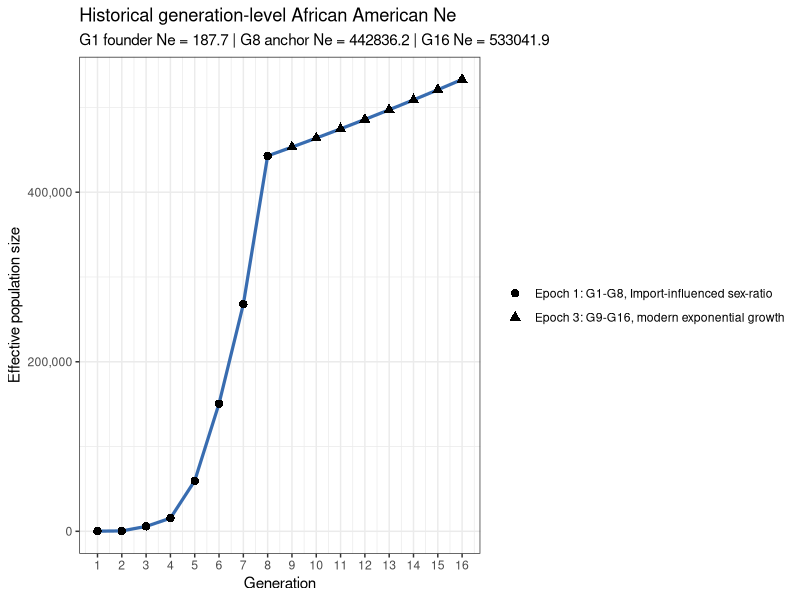
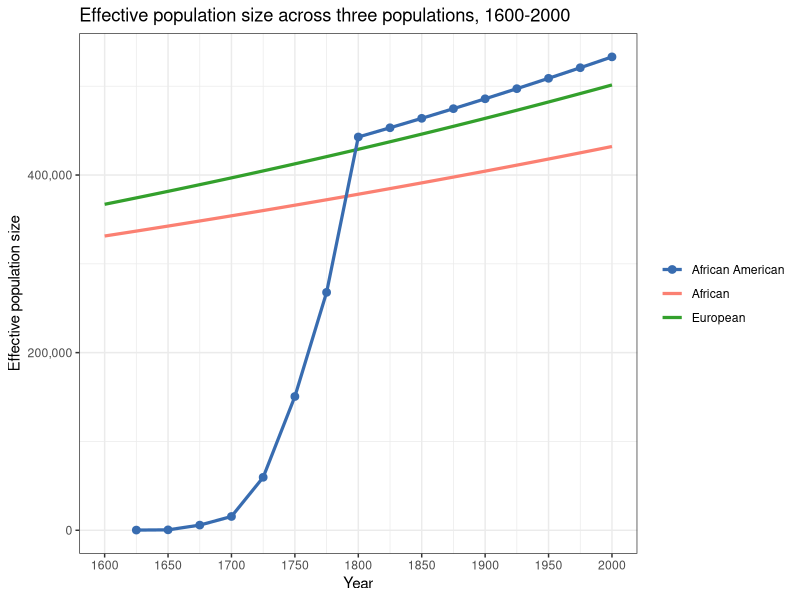
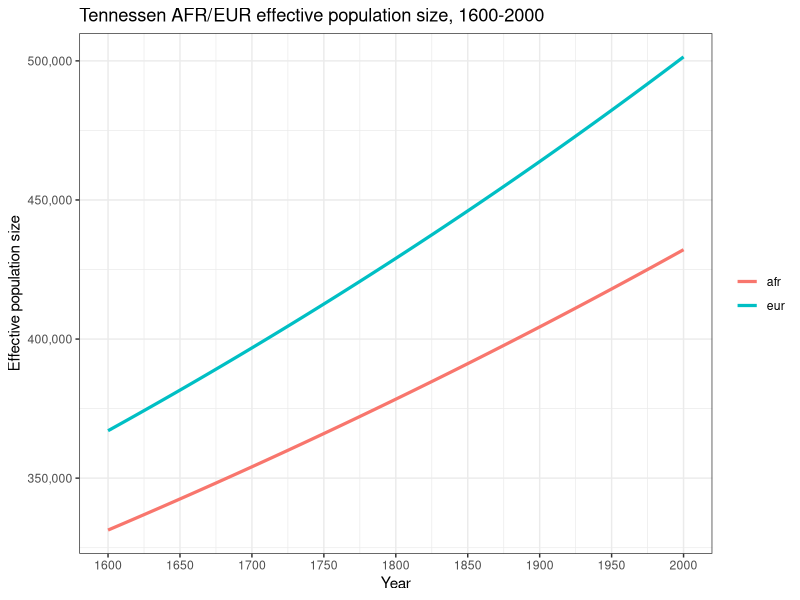

Write R code to recreate these figures, in order.
# ______________________________________________________________________________
# Aydin Karatas
# ___
# University of Southern California
# Department of Quantitative and Computational Biology
# Mooney Lab
# ___
# calc.3T.Ne.R
# ______________________________________________________________________________


library(tidyverse)

# functions ----
# compute the founder effective pop size from a founder census size.
# `founder.count` is the total founder count and `female.proportion` is the
# fraction of founders that are female.
calc.founder.ne <- function(founder.count, female.proportion) {
  female.count <- founder.count * female.proportion
  male.count <- founder.count - female.count

  if (female.count <= 0 || male.count <= 0) {
    return(0)
  }

  4 * female.count * male.count / (female.count + male.count)
}

# validate that a given value is a single non-negative whole generation.
# `value` is the candidate input and `name` is used in the error message.
validate.whole.generation.count <- function(value, name) {
  if (
    length(value) != 1 ||
      is.na(value) ||
      !is.finite(value) ||
      value != as.integer(value) ||
      value < 0
  ) {
    stop(name, " must be a non-negative whole generation count", call. = FALSE)
  }

  as.integer(value)
}

# build a generation sequence that can be empty when the requested length is 0.
# `start` is the first generation in the block and `len` is the block length.
build.generation.block <- function(start, len) {
  if (len == 0) {
    return(integer(0))
  }

  seq.int(start, start + len - 1L)
}

# return an explicit argument when provided, otherwise pull the default.
# `value` is the user-supplied override, `name` is the default binding name,
# and `defaults.env` is the environment that stores the fallback value.
resolve.default.param <- function(value, name, defaults.env) {
  if (!is.null(value)) {
    return(value)
  }

  get(name, envir = defaults.env)
}

# build the generation layout for the three epochs.
# `epoch.*.len` are the epoch lengths, `gen.time` and `present.year` define the
#  timeline, and `start.year` sets the first generation boundary.
calc.epoch.config <- function(
    epoch.1.len,
    epoch.2.len,
    epoch.3.len,
    gen.time,
    present.year,
    start.year = 1600
) {
  epoch.1.len <- validate.whole.generation.count(
    epoch.1.len,
    "epoch.1.len"
  )
  epoch.2.len <- validate.whole.generation.count(
    epoch.2.len,
    "epoch.2.len"
  )
  epoch.3.len <- validate.whole.generation.count(
    epoch.3.len,
    "epoch.3.len"
  )

  year.span <- present.year - start.year
  total.generations <- year.span / gen.time

  if (total.generations != as.integer(total.generations)) {
    stop(
      "present.year - 1600 must be divisible by gen.time",
      call. = FALSE
    )
  }

  total.generations <- as.integer(total.generations)
  total.epoch.len <- epoch.1.len + epoch.2.len + epoch.3.len

  if (total.epoch.len != total.generations) {
    stop(
      "total epoch length must equal (present.year - 1600) / gen.time",
      call. = FALSE
    )
  }

  epoch.1.generations <- build.generation.block(1L, epoch.1.len)
  epoch.2.generations <- build.generation.block(epoch.1.len + 1L, epoch.2.len)
  epoch.3.first.generation <- if (epoch.3.len == 0) {
    NA_integer_
  } else {
    epoch.1.len + epoch.2.len + 1L
  }
  epoch.3.generations <- build.generation.block(
    epoch.1.len + epoch.2.len + 1L,
    epoch.3.len
  )

  epoch.3.anchor.generation <- NA_integer_

  if (epoch.3.len > 0) {
    if (epoch.2.len > 0) {
      epoch.3.anchor.generation <- max(epoch.2.generations)
    } else if (epoch.1.len > 0) {
      epoch.3.anchor.generation <- max(epoch.1.generations)
    } else {
      stop(
        "epoch 3 requires a prior non-empty epoch to provide an anchor",
        call. = FALSE
      )
    }
  }

  list(
    epoch.1.len = epoch.1.len,
    epoch.2.len = epoch.2.len,
    epoch.3.len = epoch.3.len,
    total.generations = total.generations,
    final.generation = total.generations,
    epoch.1.generations = epoch.1.generations,
    epoch.1.sex.generations = epoch.1.generations[epoch.1.generations >= 2],
    epoch.2.generations = epoch.2.generations,
    epoch.2.parental.generations = epoch.2.generations[
      epoch.2.generations >= 2
    ],
    epoch.3.generations = epoch.3.generations,
    epoch.3.first.generation = epoch.3.first.generation,
    epoch.3.anchor.generation = epoch.3.anchor.generation
  )
}

# create the African and European ancestry proportions by generation.
# `epoch.config` controls the generation grid, `mooney.cg` the proportion of
# non-European ancestry that is African in epoch-1, and the remaining arguments
# define the fixed mixture proportions in each following epoch.
build.mixing.props <- function(
    epoch.config,
    mooney.cg,
    epoch.1.eur.prop,
    epoch.2.afr.prop,
    epoch.2.eur.prop,
    epoch.3.afr.prop,
    epoch.3.eur.prop
) {
  if (epoch.config$epoch.1.len > length(mooney.cg)) {
    stop("epoch.1.len cannot exceed length(mooney.cg)", call. = FALSE)
  }

  s.eur <- c(
    rep(epoch.1.eur.prop, epoch.config$epoch.1.len),
    rep(epoch.2.eur.prop, epoch.config$epoch.2.len),
    rep(epoch.3.eur.prop, epoch.config$epoch.3.len)
  )
  s.afr <- c(
    (1 - epoch.1.eur.prop) * mooney.cg[seq_len(epoch.config$epoch.1.len)],
    rep(epoch.2.afr.prop, epoch.config$epoch.2.len),
    rep(epoch.3.afr.prop, epoch.config$epoch.3.len)
  )

  if (
    length(s.eur) != epoch.config$total.generations ||
      length(s.afr) != epoch.config$total.generations
  ) {
    stop("AA.mixing.props vectors must not recycle", call. = FALSE)
  }

  tibble(
    g = seq_len(epoch.config$total.generations),
    s.afr = s.afr,
    s.eur = s.eur,
    h = pmax(1 - s.afr - s.eur, 0)
  )
}

# intersect generation windows with historical periods and measure coverage.
# `window.tbl` is the generation map and `hacker.tbl` is the historical  period
# table with start and end years.
calc.period.overlaps <- function(window.tbl, hacker.tbl) {
  merge(window.tbl, hacker.tbl, by = NULL) %>%
    as_tibble() %>%
    mutate(
      period.length = end.year - start.year,
      overlap.start.year = pmax(window.start.year, start.year),
      overlap.end.year = pmin(window.end.year, end.year),
      overlap.years = pmax(0, overlap.end.year - overlap.start.year),
      overlap.weight = overlap.years / period.length
    ) %>%
    filter(overlap.years > 0) %>%
    arrange(generation, start.year)
}

# estimate population size at a year by interpolating inside a period.
# `year` is the target year to query and `hacker.tbl` contains the period
# boundaries plus beginning and ending population sizes.
calc.boundary.population <- function(year, hacker.tbl) {
  if (is.na(year)) {
    return(NA_real_)
  }

  if (year < min(hacker.tbl$start.year) || year > max(hacker.tbl$end.year)) {
    return(NA_real_)
  }

  period.idx <- which(
    hacker.tbl$start.year <= year & hacker.tbl$end.year >= year
  )
  period.idx <- period.idx[length(period.idx)]
  period.row <- hacker.tbl[period.idx, ]
  period.length <- period.row$end.year - period.row$start.year
  period.frac <- (year - period.row$start.year) / period.length

  period.row$pop.beginning +
    period.frac * (period.row$pop.end - period.row$pop.beginning)
}

# add a readable epoch label to each generation row.
# `AA.ne` is the analysis table and `epoch.config` supplies the generation
# ranges used to assign the three epoch labels.
make.epoch.labels <- function(AA.ne, epoch.config) {
  epoch.1.label <- if (length(epoch.config$epoch.1.generations) > 0) {
    paste0(
      "Epoch 1: G",
      min(epoch.config$epoch.1.generations),
      "-G",
      max(epoch.config$epoch.1.generations),
      ", Import-influenced sex-ratio"
    )
  } else {
    NA_character_
  }
  epoch.2.label <- if (length(epoch.config$epoch.2.generations) > 0) {
    paste0(
      "Epoch 2: G",
      min(epoch.config$epoch.2.generations),
      "-G",
      max(epoch.config$epoch.2.generations),
      ", WF assumptions"
    )
  } else {
    NA_character_
  }
  epoch.3.label <- if (length(epoch.config$epoch.3.generations) > 0) {
    paste0(
      "Epoch 3: G",
      min(epoch.config$epoch.3.generations),
      "-G",
      max(epoch.config$epoch.3.generations),
      ", modern exponential growth"
    )
  } else {
    NA_character_
  }

  AA.ne %>%
    mutate(
      epoch = case_when(
        generation %in% epoch.config$epoch.1.generations ~ epoch.1.label,
        generation %in% epoch.config$epoch.2.generations ~ epoch.2.label,
        generation %in% epoch.config$epoch.3.generations ~ epoch.3.label
      )
    )
}

# check that the derived tables are internally consistent before returning.
# `AA.ne`, `AA.overlap`, and `AA.mixing.props` are the computed outputs, while
# the remaining arguments provide the timeline and boundary checks.
validate.analysis.outputs <- function(
    AA.ne,
    AA.overlap,
    AA.mixing.props,
    epoch.config,
    hacker.start.year,
    gen.time,
    present.year
) {
  stopifnot(
    identical(
      sort(AA.ne$generation),
      seq_len(epoch.config$total.generations)
    ),
    nrow(AA.mixing.props) == epoch.config$total.generations,
    identical(AA.mixing.props$g, seq_len(epoch.config$total.generations)),
    all(AA.ne$generation.window.years == gen.time),
    AA.ne$aggregation.start.year[1] == hacker.start.year,
    AA.ne$generation.end.year[epoch.config$final.generation] == present.year,
    all(AA.overlap$overlap.weight > 0),
    all(AA.overlap$overlap.weight <= 1),
    all(!is.na(AA.ne$female.total[epoch.config$epoch.1.sex.generations])),
    all(!is.na(AA.ne$male.total[epoch.config$epoch.1.sex.generations])),
    all(
      !is.na(
        AA.ne$parental.population[epoch.config$epoch.2.parental.generations]
      )
    ),
    all(!is.na(AA.ne$k[epoch.config$epoch.2.generations])),
    all(
      grepl(
        "^Epoch 3:",
        AA.ne$epoch[epoch.config$epoch.3.generations]
      )
    ),
    all(is.finite(AA.ne$ne)),
    all(AA.ne$ne > 0)
  )
}

# compute the full AA Ne analysis and return every intermediate table.
# the scalar arguments control the demographic timeline, founders, and epoch
# settings, while `mooney.cg` and `hacker.tbl` provide the input data.
calc.aa.ne.results <- function(
    gen.time = NULL,
    hacker.start.year = NULL,
    hacker.end.year = NULL,
    present.year = NULL,
    epoch.1.len = NULL,
    epoch.2.len = NULL,
    epoch.3.len = NULL,
    afr.founder.count = NULL,
    afr.female.proportion = NULL,
    eur.founder.count = NULL,
    eur.female.proportion = NULL,
    epoch.3.growth.rate = NULL,
    mooney.cg = NULL,
    epoch.1.eur.prop = NULL,
    epoch.2.afr.prop = NULL,
    epoch.2.eur.prop = NULL,
    epoch.3.afr.prop = NULL,
    epoch.3.eur.prop = NULL,
    hacker.tbl = NULL
) {
  defaults.env <- parent.env(environment())
  gen.time <- resolve.default.param(gen.time, "gen.time", defaults.env)
  hacker.start.year <- resolve.default.param(
    hacker.start.year,
    "hacker.start.year",
    defaults.env
  )
  hacker.end.year <- resolve.default.param(
    hacker.end.year,
    "hacker.end.year",
    defaults.env
  )
  present.year <- resolve.default.param(
    present.year,
    "present.year",
    defaults.env
  )
  epoch.1.len <- resolve.default.param(
    epoch.1.len,
    "epoch.1.len",
    defaults.env
  )
  epoch.2.len <- resolve.default.param(
    epoch.2.len,
    "epoch.2.len",
    defaults.env
  )
  epoch.3.len <- resolve.default.param(
    epoch.3.len,
    "epoch.3.len",
    defaults.env
  )
  afr.founder.count <- resolve.default.param(
    afr.founder.count,
    "afr.founder.count",
    defaults.env
  )
  afr.female.proportion <- resolve.default.param(
    afr.female.proportion,
    "afr.female.proportion",
    defaults.env
  )
  eur.founder.count <- resolve.default.param(
    eur.founder.count,
    "eur.founder.count",
    defaults.env
  )
  eur.female.proportion <- resolve.default.param(
    eur.female.proportion,
    "eur.female.proportion",
    defaults.env
  )
  epoch.3.growth.rate <- resolve.default.param(
    epoch.3.growth.rate,
    "epoch.3.growth.rate",
    defaults.env
  )
  mooney.cg <- resolve.default.param(mooney.cg, "mooney.cg", defaults.env)
  epoch.1.eur.prop <- resolve.default.param(
    epoch.1.eur.prop,
    "epoch.1.eur.prop",
    defaults.env
  )
  epoch.2.afr.prop <- resolve.default.param(
    epoch.2.afr.prop,
    "epoch.2.afr.prop",
    defaults.env
  )
  epoch.2.eur.prop <- resolve.default.param(
    epoch.2.eur.prop,
    "epoch.2.eur.prop",
    defaults.env
  )
  epoch.3.afr.prop <- resolve.default.param(
    epoch.3.afr.prop,
    "epoch.3.afr.prop",
    defaults.env
  )
  epoch.3.eur.prop <- resolve.default.param(
    epoch.3.eur.prop,
    "epoch.3.eur.prop",
    defaults.env
  )
  hacker.tbl <- resolve.default.param(hacker.tbl, "hacker.tbl", defaults.env)

  epoch.config <- calc.epoch.config(
    epoch.1.len = epoch.1.len,
    epoch.2.len = epoch.2.len,
    epoch.3.len = epoch.3.len,
    gen.time = gen.time,
    present.year = present.year
  )

  AA.mixing.props <- build.mixing.props(
    epoch.config = epoch.config,
    mooney.cg = mooney.cg,
    epoch.1.eur.prop = epoch.1.eur.prop,
    epoch.2.afr.prop = epoch.2.afr.prop,
    epoch.2.eur.prop = epoch.2.eur.prop,
    epoch.3.afr.prop = epoch.3.afr.prop,
    epoch.3.eur.prop = epoch.3.eur.prop
  )

  AA.hacker.tbl <- hacker.tbl %>%
    mutate(
      start.year = as.numeric(sub("-.*", "", period)),
      end.year = as.numeric(sub(".*-", "", period))
    ) %>%
    select(
      period,
      start.year,
      end.year,
      person.years.lived,
      assumed.birth.rate,
      imported,
      births,
      pop.beginning,
      pop.end
    )

  AA.generation.map <- tibble(
    generation = seq_len(epoch.config$total.generations),
    generation.start.year = seq(
      1600,
      present.year - gen.time,
      by = gen.time
    ),
    generation.end.year = generation.start.year + gen.time,
    generation.window.years = generation.end.year - generation.start.year,
    window.start.year = generation.start.year,
    window.end.year = generation.end.year
  )

  AA.overlap <- calc.period.overlaps(
    AA.generation.map,
    AA.hacker.tbl
  ) %>%
    select(
      generation,
      generation.start.year,
      generation.end.year,
      period,
      start.year,
      end.year,
      overlap.start.year,
      overlap.end.year,
      overlap.years,
      overlap.weight,
      imported,
      births,
      assumed.birth.rate,
      person.years.lived
    )

  AA.agg <- AA.overlap %>%
    group_by(generation, generation.start.year, generation.end.year) %>%
    summarise(
      periods = paste(period, collapse = ", "),
      imported = sum(imported * overlap.weight, na.rm = TRUE),
      births = sum(births * overlap.weight, na.rm = TRUE),
      birth.rate = weighted.mean(
        assumed.birth.rate,
        person.years.lived * overlap.weight,
        na.rm = TRUE
      ),
      aggregation.start.year = min(overlap.start.year),
      aggregation.end.year = max(overlap.end.year),
      hacker.window.years = sum(overlap.years),
      .groups = "drop"
    )

  AA.agg <- AA.generation.map %>%
    select(
      generation,
      generation.start.year,
      generation.end.year,
      generation.window.years
    ) %>%
    left_join(
      AA.agg,
      by = c("generation", "generation.start.year", "generation.end.year")
    ) %>%
    mutate(
      population.boundary.year = if_else(
        generation.start.year < hacker.end.year,
        pmin(generation.end.year, hacker.end.year),
        NA_real_
      ),
      pop.end = map_dbl(
        population.boundary.year,
        calc.boundary.population,
        hacker.tbl = AA.hacker.tbl
      ),
      is.truncated = !is.na(hacker.window.years) &
        hacker.window.years < generation.window.years
    )

  AA.ne <- AA.agg %>%
    arrange(generation) %>%
    mutate(
      population.at.generation.start = map_dbl(
        generation.start.year,
        calc.boundary.population,
        hacker.tbl = AA.hacker.tbl
      ),
      prev.births = dplyr::lag(births),
      previous.birth.periods = NA_character_,
      births.in.previous.25.years = NA_real_,
      female.imported = if_else(
        generation %in% epoch.config$epoch.1.sex.generations,
        ceiling(imported / 3),
        NA_real_
      ),
      male.imported = if_else(
        generation %in% epoch.config$epoch.1.sex.generations,
        floor(2 * imported / 3),
        NA_real_
      ),
      female.potential = if_else(
        generation %in% epoch.config$epoch.1.sex.generations,
        0.5 * prev.births,
        NA_real_
      ),
      male.potential = if_else(
        generation %in% epoch.config$epoch.1.sex.generations,
        0.5 * prev.births,
        NA_real_
      ),
      female.total = female.imported + female.potential,
      male.total = male.imported + male.potential,
      adult.population.age25.proxy = NA_real_,
      parental.population = if_else(
        generation %in% epoch.config$epoch.2.generations,
        prev.births,
        NA_real_
      ),
      parental.population.method = if_else(
        generation %in% epoch.config$epoch.2.generations,
        "previous-generation births",
        NA_character_
      ),
      k = if_else(
        generation %in% epoch.config$epoch.2.generations,
        gen.time * birth.rate / 1000,
        NA_real_
      )
    )

  ne.g1 <- calc.founder.ne(
    afr.founder.count,
    afr.female.proportion
  ) +
    calc.founder.ne(
      eur.founder.count,
      eur.female.proportion
    )

  AA.ne <- AA.ne %>%
    mutate(
      ne = case_when(
        generation == 1 ~ ne.g1,
        generation %in% epoch.config$epoch.1.sex.generations ~
          4 * female.total * male.total / (female.total + male.total),
        generation %in% epoch.config$epoch.2.generations ~
          (k * parental.population - 1) / k,
        TRUE ~ NA_real_
      )
    )

  epoch.3.anchor.ne <- if (length(epoch.config$epoch.3.generations) == 0) {
    NA_real_
  } else {
    AA.ne %>%
      filter(generation == epoch.config$epoch.3.anchor.generation) %>%
      pull(ne)
  }

  AA.ne <- AA.ne %>%
    mutate(
      ne = if_else(
        generation %in% epoch.config$epoch.3.generations,
        epoch.3.anchor.ne *
          exp(epoch.3.growth.rate *
            (generation - epoch.config$epoch.3.anchor.generation)),
        ne
      ),
      n.f.plus.m = (female.total + male.total),
      ne.over.n = ne / n.f.plus.m,
      four.f.m = 4 * (female.total / n.f.plus.m) * (male.total / n.f.plus.m)
    ) %>%
    make.epoch.labels(epoch.config) %>%
    select(
      generation,
      generation.start.year,
      generation.end.year,
      generation.window.years,
      aggregation.start.year,
      aggregation.end.year,
      hacker.window.years,
      is.truncated,
      population.boundary.year,
      periods,
      epoch,
      imported,
      births,
      birth.rate,
      pop.end,
      previous.birth.periods,
      births.in.previous.25.years,
      population.at.generation.start,
      female.total,
      male.total,
      adult.population.age25.proxy,
      parental.population,
      parental.population.method,
      k,
      ne,
      n.f.plus.m,
      ne.over.n,
      four.f.m
    )

  validate.analysis.outputs(
    AA.ne = AA.ne,
    AA.overlap = AA.overlap,
    AA.mixing.props = AA.mixing.props,
    epoch.config = epoch.config,
    hacker.start.year = hacker.start.year,
    gen.time = gen.time,
    present.year = present.year
  )

  list(
    AA.ne = AA.ne,
    AA.overlap = AA.overlap,
    AA.mixing.props = AA.mixing.props,
    epoch.config = epoch.config,
    ne.g1 = ne.g1,
    epoch.3.anchor.ne = epoch.3.anchor.ne,
    epoch.3.growth.rate = epoch.3.growth.rate
  )
}


# tunable parameters ----
gen.time <- 25
hacker.start.year <- 1610
hacker.end.year <- 1865
present.year <- 2000
epoch.1.len <- 8
epoch.2.len <- 0
epoch.3.len <- 8

hacker.tbl <- data.frame(
  period = c(
    "1610-1620", "1620-1630", "1630-1640", "1640-1650", "1650-1660",
    "1660-1670", "1670-1680", "1680-1690", "1690-1700", "1700-1710",
    "1710-1720", "1720-1730", "1730-1740", "1740-1750", "1750-1760",
    "1760-1770", "1770-1780", "1780-1790", "1790-1800", "1800-1810",
    "1810-1820", "1820-1830", "1830-1840", "1840-1850", "1850-1860",
    "1860-1861", "1861-1862", "1862-1863", "1863-1864", "1864-1865"
  ),
  pop.beginning = c(
    0, 20, 59, 585, 1568,
    2862, 4444, 6832, 16394, 27806,
    41844, 67294, 95669, 156040, 247027,
    319290, 459446, 558921, 706514, 908036,
    1195182, 1550757, 2021968, 2530405, 3204420,
    3953760, 3991133, 3903859, 3815760, 3726828
  ),
  pop.end = c(
    20, 59, 585, 1568, 2862,
    4444, 6832, 16394, 27806, 41844,
    67294, 95669, 156040, 247027, 319290,
    459446, 558921, 706514, 908036, 1195182,
    1550757, 2021968, 2530405, 3204420, 3953760,
    3991133, 3903859, 3815760, 3726828, 3630336
  ),
  growth.rate.10yr = c(
    NA, 195.0, 891.5, 168.0, 82.5,
    55.3, 53.7, 140.0, 69.6, 50.5,
    60.8, 42.2, 63.1, 58.3, 29.3,
    43.9, 21.7, 26.4, 28.5, 31.6,
    29.8, 30.4, 25.1, 26.6, 23.4,
    NA, NA, NA, NA, NA
  ),
  person.years.lived = c(
    16, 361, 2293, 9970, 21505,
    35952, 55527, 109243, 215999, 343482,
    535651, 806513, 1234030, 1980625, 2816150,
    3851269, 5075599, 6298380, 8030652, 10450423,
    13652609, 17759559, 22666906, 28541607, 35659777,
    3972417, 3947335, 3859642, 3771119, 3144251
  ),
  hours.worked.millions = c(
    0, 1, 5, 23, 49,
    82, 127, 251, 496, 788,
    1229, 1850, 2831, 4544, 6461,
    8835, 11644, 14449, 18423, 23975,
    31321, 40743, 52001, 65478, 81808,
    9113, 9056, 8855, 8651, 7213
  ),
  assumed.birth.rate = c(
    NA, 22.4, 22.4, 22.4, 22.4,
    22.4, 26.5, 27.3, 29.1, 31.0,
    34.6, 41.3, 41.4, 41.2, 46.4,
    39.5, 39.1, 44.7, 50.3, 55.8,
    55.7, 56.5, 56.5, 54.0, 52.3,
    49.6, 49.6, 49.6, 49.6, 49.6
  ),
  births = c(
    NA, 8, 51, 223, 481,
    804, 1472, 2986, 6295, 10635,
    18524, 33316, 51150, 81536, 130654,
    151957, 198660, 281549, 403648, 583395,
    759768, 1003859, 1280680, 1539820, 1865898,
    197032, 195788, 191438, 187048, 155955
  ),
  imported = c(
    32, 150, 110, 301, 1335,
    3038, 3582, 4947, 8197, 16442,
    17622, 41334, 66672, 26455, 44718,
    59557, 41129, 25105, 16183, 77368,
    5207, 410, 91, 0, 303,
    110, 0, 0, 0, 0
  ),
  smuggled = c(
    NA, NA, NA, NA, NA,
    NA, NA, NA, NA, NA,
    NA, NA, NA, NA, NA,
    NA, NA, NA, NA, NA,
    NA, 1100, 900, 500, 200,
    NA, NA, NA, NA, NA
  ),
  natural.increase.rate = c(
    NA, -30.8, 18.1, 6.8, -0.2,
    -4.0, -2.2, 4.2, 1.5, -0.7,
    1.5, -1.6, -0.5, 3.3, 1.0,
    2.1, 1.3, 2.2, 2.6, 2.4,
    2.7, 2.9, 2.4, 2.4, 2.2,
    NA, NA, NA, NA, NA
  ),
  births.plus.imports = c(
    32, 158, 161, 524, 1816,
    3842, 5054, 7933, 14492, 27077,
    36146, 74650, 117822, 107991, 175372,
    211514, 239789, 306654, 419831, 660763,
    764975, 1005369, 1281671, 1540320, 1866401,
    197142, 195788, 191438, 187048, 155955
  ),
  percent.total = c(
    0.0, 0.0, 0.0, 0.0, 0.0,
    0.0, 0.1, 0.1, 0.1, 0.3,
    0.4, 0.8, 1.2, 1.1, 1.8,
    2.2, 2.4, 3.1, 4.3, 6.7,
    7.8, 10.3, 13.1, 15.7, 19.0,
    2.0, 2.0, 2.0, 1.9, 1.6
  ),
  cumulative.number = c(
    32, 190, 351, 875, 2691,
    6533, 11587, 19520, 34012, 61089,
    97235, 171885, 289707, 397698, 573070,
    784584, 1024373, 1331027, 1750858, 2411621,
    3176596, 4181965, 5463636, 7003956, 8870357,
    9067499, 9263287, 9454725, 9641773, 9797728
  ),
  cumulative.percent = c(
    0.0, 0.0, 0.0, 0.0, 0.0,
    0.1, 0.1, 0.2, 0.3, 0.6,
    1.0, 1.8, 3.0, 4.1, 5.8,
    8.0, 10.5, 13.6, 17.9, 24.6,
    32.4, 42.7, 55.8, 71.5, 90.5,
    92.5, 94.5, 96.5, 98.4, 100.0
  ),
  stringsAsFactors = FALSE
)

afr.founder.count <- 183
afr.female.proportion <- 1 / 3
eur.founder.count <- 25
eur.female.proportion <- 0.5
epoch.3.growth.rate <- 0.023175

epoch.1.eur.prop <- 0.08
epoch.2.afr.prop <- 0.06
epoch.2.eur.prop <- 0.03
epoch.3.afr.prop <- 0
epoch.3.eur.prop <- 0
mooney.cg <- c(
  1, 1, 0.9835, 0.8602, 0.8551, 0.7826, 0.5380, 0.1418,
  rep(epoch.2.afr.prop/(1-epoch.2.eur.prop), 3),
  rep(epoch.3.afr.prop/(1-epoch.3.eur.prop), 6)
)

# calculations ----
analysis.results <- calc.aa.ne.results()

AA.ne <- analysis.results$AA.ne
AA.overlap <- analysis.results$AA.overlap
AA.mixing.props <- analysis.results$AA.mixing.props
epoch.config <- analysis.results$epoch.config
ne.g1 <- analysis.results$ne.g1
epoch.3.anchor.ne <- analysis.results$epoch.3.anchor.ne


# plotting ----
summary.generations <- c(
  epoch.config$epoch.1.generations,
  epoch.config$epoch.2.generations,
  epoch.config$final.generation
)
summary.generations <- sort(unique(summary.generations))

cat("\nHistorical generation-level ADMIX Ne summary\n")
print(
  AA.ne %>%
    filter(generation %in% summary.generations) %>%
    select(
      generation,
      generation.start.year,
      generation.end.year,
      epoch,
      is.truncated,
      imported,
      births,
      birth.rate,
      female.total,
      male.total,
      adult.population.age25.proxy,
      parental.population,
      parental.population.method,
      k,
      ne
    ),
  n = Inf
)

cat(
  paste0(
    "\nHistorical present-day G",
    epoch.config$final.generation,
    " Ne: ",
    round(AA.ne$ne[AA.ne$generation == epoch.config$final.generation], 1),
    "\n"
  )
)

AA.ne.plot <- ggplot(
  data = AA.ne,
  aes(x = generation.end.year, y = ne)
) +
  geom_line(color = "#386cb0", linewidth = 1.1) +
  geom_point(aes(shape = epoch), size = 2.5) +
  scale_y_continuous(labels = scales::comma) +
  scale_x_continuous(
    breaks = AA.ne$generation.end.year,
    labels = AA.ne$generation
  ) +
  labs(
    x = "Generation",
    y = "Effective population size",
    shape = NULL,
    title = "Historical generation-level African American Ne",
    subtitle = paste0(
      "G1 founder Ne = ",
      round(ne.g1, 1),
      " | G",
      epoch.config$epoch.3.anchor.generation,
      " anchor Ne = ",
      round(epoch.3.anchor.ne, 1),
      " | G",
      epoch.config$final.generation,
      " Ne = ",
      round(AA.ne$ne[AA.ne$generation == epoch.config$final.generation], 1)
    )
  ) +
  theme_bw()

if (interactive()) {
  print(AA.ne.plot)
}


# tennessen afr/eur ne trajectory ----
# constants from `other_scripts/const.sh` and `build_3T_demography.py`
t.af.years <- 148000
t.ooa.years <- 51000
t.eu0.years <- 23000
t.eg.years <- 5115
r.eu0 <- 0.00307
r.eu <- 0.0195
r.afr <- 0.0166
n.a <- 7310
n.afr.1 <- 14474
n.b <- 1861
n.eu0 <- 1032

t.af <- t.af.years / gen.time
t.ooa <- t.ooa.years / gen.time
t.eu0 <- t.eu0.years / gen.time
t.eg <- t.eg.years / gen.time
n.eu1 <- n.eu0 / exp(-r.eu0 * (t.eu0 - t.eg))
n.eu.present <- n.eu1 / exp(-r.eu * t.eg)
n.afr.present <- n.afr.1 / exp(-r.afr * t.eg)

tennessen.start.year <- min(AA.ne$generation.start.year)
tennessen.end.year <- present.year
tennessen.years <- seq(tennessen.start.year, tennessen.end.year, by = 1)
tennessen.time.bp <- tennessen.end.year - tennessen.years
tennessen.time.gen <- tennessen.time.bp / gen.time

tennessen.ne <- tibble(
  year = tennessen.years,
  time.bp = tennessen.time.bp,
  time.gen = tennessen.time.gen
) %>%
  mutate(
    afr = case_when(
      time.gen <= t.eg ~ n.afr.present * exp(-r.afr * time.gen),
      time.gen <= t.ooa ~ n.afr.1,
      time.gen <= t.af ~ n.a,
      TRUE ~ NA_real_
    ),
    eur = case_when(
      time.gen <= t.eg ~ n.eu.present * exp(-r.eu * time.gen),
      time.gen <= t.eu0 ~ n.eu1 * exp(-r.eu0 * (time.gen - t.eg)),
      time.gen <= t.ooa ~ n.b,
      TRUE ~ NA_real_
    )
  )

tennessen.ne.long <- tennessen.ne %>%
  pivot_longer(
    cols = c(afr, eur),
    names_to = "population",
    values_to = "ne"
  )

tennessen.ne.plot <- ggplot(
  tennessen.ne.long,
  aes(x = year, y = ne, color = population)
) +
  geom_line(linewidth = 1.1) +
  scale_y_continuous(labels = scales::comma) +
  scale_x_continuous(
    breaks = seq(tennessen.start.year, tennessen.end.year, by = 50)
  ) +
  labs(
    x = "Year",
    y = "Effective population size",
    color = NULL,
    title = paste0(
      "Tennessen AFR/EUR effective population size, ",
      tennessen.start.year,
      "-",
      tennessen.end.year
    )
  ) +
  theme_bw()

if (interactive()) {
  print(tennessen.ne.plot)
}


# combined aa/afr/eur ne plot ----
aa.ne.long <- AA.ne %>%
  transmute(
    year = generation.end.year,
    population = "aa",
    ne = ne
  )

combined.ne.long <- bind_rows(
  aa.ne.long,
  tennessen.ne.long %>%
    transmute(year, population, ne)
)

combined.ne.plot <- ggplot(
  combined.ne.long,
  aes(x = year, y = ne, color = population)
) +
  geom_line(
    data = combined.ne.long %>% filter(population != "aa"),
    linewidth = 1.1
  ) +
  geom_line(
    data = combined.ne.long %>% filter(population == "aa"),
    linewidth = 1.1
  ) +
  geom_point(
    data = combined.ne.long %>% filter(population == "aa"),
    size = 2.3
  ) +
  scale_color_manual(
    values = c(
      aa = "#386cb0",
      afr = "#fb8072",
      eur = "#33a02c"
    ),
    labels = c(
      aa = "African American",
      afr = "African",
      eur = "European"
    )
  ) +
  scale_y_continuous(labels = scales::comma) +
  scale_x_continuous(
    breaks = seq(tennessen.start.year, tennessen.end.year, by = 50)
  ) +
  labs(
    x = "Year",
    y = "Effective population size",
    color = NULL,
    title = paste0(
      "Effective population size across three populations, ",
      tennessen.start.year,
      "-",
      tennessen.end.year
    )
  ) +
  theme_bw()

if (interactive()) {
  print(combined.ne.plot)
}
